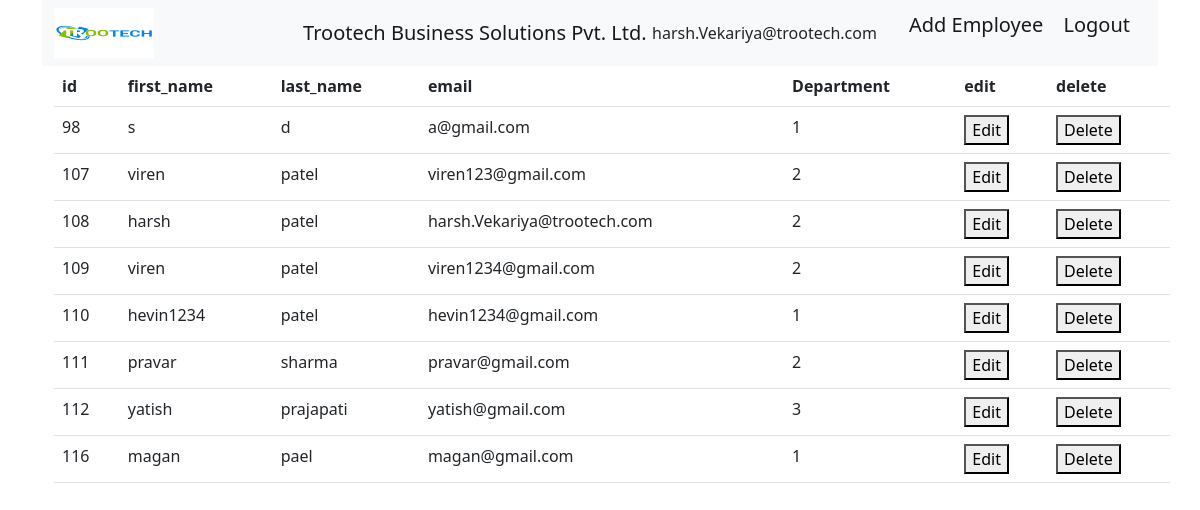
Before: /employee_list/ (signed in) with the older database file.
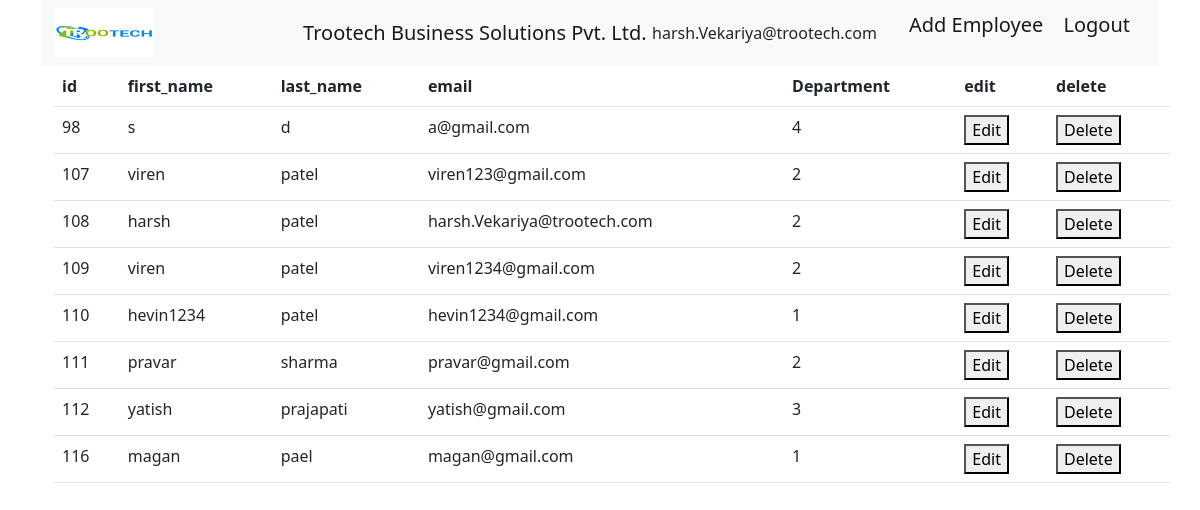
After: the same page with the newer database file.
### employee/models.py (models this page shows, shortened)
class Employee(AbstractUser):
    username = models.CharField(max_length=150, blank=True, unique=False)
    email = models.EmailField(max_length=100, unique=True)
    select_role = models.ManyToManyField(Depatment)
    USERNAME_FIELD = 'email'
    REQUIRED_FIELDS = ['username']
    is_deleted = models.BooleanField(default=False)
    @property
    def get_roles(self):
        return [select_value['name'] for select_value in self.select_role.values('name')]

### employee/views.py (the view)
# urls.py: path('employee_list/',views.EmployeeList.as_view(),name = 'employee_list'),
@method_decorator(login_required(login_url="/login/"), name='dispatch')
class EmployeeList(ListView):
    template_name = 'employee_list.html'
    model = Employee
    queryset = Employee.objects.filter(is_deleted = False)
    context_object_name = 'employee'

### templates/employee_list.html (shortened to what this page needs)
{% include 'templates/employee_base.html' %}
<!DOCTYPE html>
<html>
<head>
    <link href=https://cdn.jsdelivr.net/npm/bootstrap@5.2.3/dist/css/bootstrap.min.css rel="stylesheet">
</head>
<body>
    <div class="container" style="width: 2000px">
        <table class="table">
            <thead class="thead-dark">
                <tr>
                    <th scope="col">id</th>
                    <th scope="col">first_name</th>
                    <th scope="col">last_name</th>
                    <th scope="col">email</th>
                    <th scope="col">Department</th>
                    <th scope="col">edit</th>
                    {% if 'HR' and 'ADMIN' and 'CTO' in request.user.get_roles %}
                        <th scope="col">delete</th>
                    {% elif 'DEVELOPER' in request.user.get_roles %}
                        <th scope="col" disabled >delete</th>
                    {% elif 'ADMIN' in request.user.get_roles %}
                        <th scope="col" >delete</th>
                    {% elif 'HR' in request.user.get_roles %}
                        <th scope="col">delete</th>
                    {% elif 'HR' and 'DEVELOPER' in request.user.get_roles %}
                        <th scope="col">delete</th>
                    {% endif %}
                </tr>
            </thead>
            {% for employee_detils in employee %}
            <tr>
                <td>{{employee_detils.id}}</td>
                <td>{{employee_detils.first_name}}</td>
                <td>{{employee_detils.last_name}}</td>
                <td>{{employee_detils.email}}</td>
                <td data-bs-toggle="tooltip" data-bs-placement="left" title="{% for role in employee_detils.select_role.values %}{{ role.name }} &nbsp;{% endfor%}">{{employee_detils.select_role.count}}</td>
                <td>
                    <form method="GET" action="/employee_edit/{{employee_detils.pk}}">
                        <button type="edit">Edit</button>
                    </form>
                {% if 'HR' and 'ADMIN' and 'CTO' in request.user.get_roles %}
                <td>
                    <form method="POST" action="/employee_delete/{{employee_detils.id}}">
                        {% csrf_token %}
                        <button type="submit">Delete</button>
                    </form>
                </td>
                {% elif 'HR' in request.user.get_roles %}
                <td>
                    <form method="POST" action="/employee_delete/{{employee_detils.id}}">
                        <button type="submit">Delete</button>
                    </form>
                </td>
                {% endif %}
            </tr>
            {% endfor %}
        </table>
    </div>
    <link href=https://cdn.jsdelivr.net/npm/bootstrap@5.2.3/dist/js/bootstrap.min.js rel="stylesheet">
    <link href=https://cdn.jsdelivr.net/npm/bootstrap@5.2.3/dist/js/bootstrap.bundle.min.js rel="stylesheet">
</body>
</html>

Changed rows visible on the page:
changed Employee "a@gmail.com": select_role.count "1" → "4"
